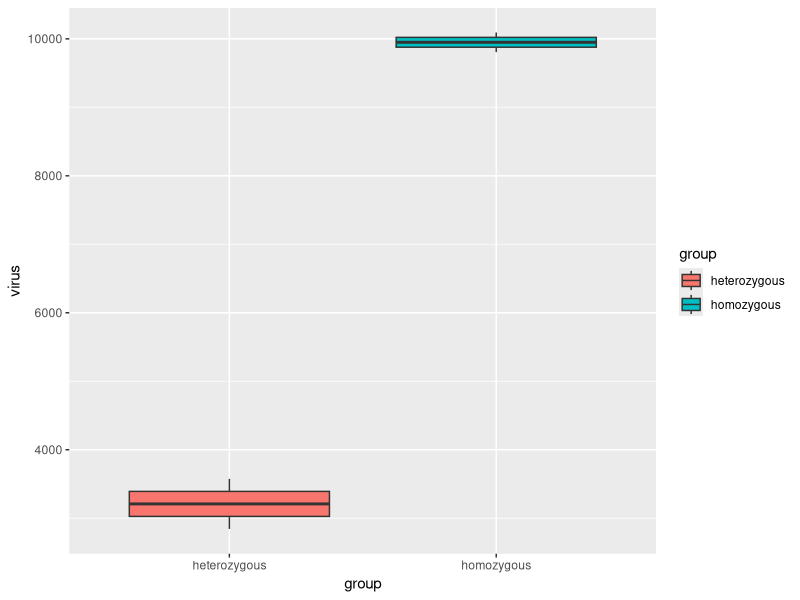

This figure's R source:
# ---------------------------
# homework 8 script
# 31 Mar 21
# MJD
# ---------------------------
# homozygous tadpoles - higher viral load
# heterozygous tadpoles - lower viral load
library(tidyr)
library(ggplot2)

sampleSize <- 1:2

# random normal data for homzygous
homozygous <- rnorm(n=sampleSize, mean = 10000, sd =500)
homozygous 

# random normal data for heterozygous
heterozygous <- rnorm(n=sampleSize, mean = 3000, sd = 500)


df <- data.frame(homozygous, heterozygous)
df

# making a data frame
df2 <- gather(df,group,virus)
df2

# statistical analysis
anova <- aov(virus~group, data=df2)
summary(anova)


p1 <- ggplot(data=df2, mapping=aes(x=group, y=virus, fill=group)) +
               geom_boxplot() 
             p1

# group <- c(homozygous,heterozygous)
# names <- c(rep("homo", 40), rep("hetero", 40))
# 
# newDF <- data.frame(colnames=group, rownames=names)
# newDF
